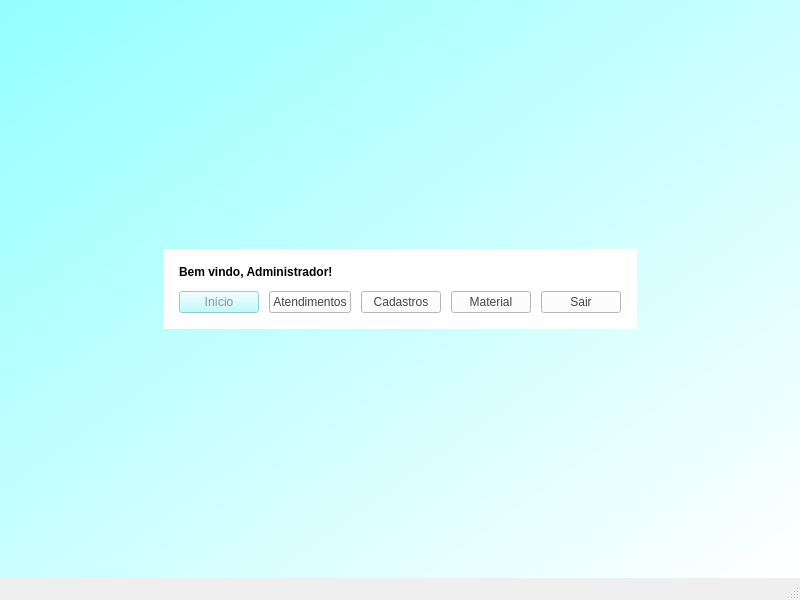
<?xml version="1.0" encoding="UTF-8"?>
<ui version="4.0">
 <class>ADM_inicio</class>
 <widget class="QMainWindow" name="ADM_inicio">
  <property name="geometry">
   <rect>
    <x>0</x>
    <y>0</y>
    <width>800</width>
    <height>600</height>
   </rect>
  </property>
  <property name="windowTitle">
   <string>MainWindow</string>
  </property>
  <widget class="QWidget" name="centralwidget">
   <property name="styleSheet">
    <string notr="true">background-color: qlineargradient(spread:pad, x1:0, y1:0, x2:0.994413, y2:1, stop:0 rgba(147, 255, 255, 255), stop:1 rgba(255, 255, 255, 255));</string>
   </property>
   <layout class="QGridLayout" name="gridLayout_2">
    <item row="0" column="1">
     <spacer name="verticalSpacer">
      <property name="orientation">
       <enum>Qt::Orientation::Vertical</enum>
      </property>
      <property name="sizeHint" stdset="0">
       <size>
        <width>20</width>
        <height>40</height>
       </size>
      </property>
     </spacer>
    </item>
    <item row="1" column="2">
     <spacer name="horizontalSpacer_2">
      <property name="orientation">
       <enum>Qt::Orientation::Horizontal</enum>
      </property>
      <property name="sizeHint" stdset="0">
       <size>
        <width>40</width>
        <height>20</height>
       </size>
      </property>
     </spacer>
    </item>
    <item row="2" column="1">
     <spacer name="verticalSpacer_2">
      <property name="orientation">
       <enum>Qt::Orientation::Vertical</enum>
      </property>
      <property name="sizeHint" stdset="0">
       <size>
        <width>20</width>
        <height>40</height>
       </size>
      </property>
     </spacer>
    </item>
    <item row="1" column="0">
     <spacer name="horizontalSpacer">
      <property name="orientation">
       <enum>Qt::Orientation::Horizontal</enum>
      </property>
      <property name="sizeHint" stdset="0">
       <size>
        <width>40</width>
        <height>20</height>
       </size>
      </property>
     </spacer>
    </item>
    <item row="1" column="1">
     <widget class="QWidget" name="widget" native="true">
      <property name="styleSheet">
       <string notr="true">background-color: rgb(255, 255, 255);
</string>
      </property>
      <layout class="QGridLayout" name="gridLayout">
       <property name="leftMargin">
        <number>16</number>
       </property>
       <property name="topMargin">
        <number>16</number>
       </property>
       <property name="rightMargin">
        <number>16</number>
       </property>
       <property name="bottomMargin">
        <number>16</number>
       </property>
       <property name="verticalSpacing">
        <number>12</number>
       </property>
       <item row="1" column="0">
        <layout class="QHBoxLayout" name="horizontalLayout">
         <property name="spacing">
          <number>10</number>
         </property>
         <item>
          <widget class="QPushButton" name="botaInicio">
           <property name="enabled">
            <bool>false</bool>
           </property>
           <property name="styleSheet">
            <string notr="true">
color: rgb(144, 144, 144);
background-color: rgb(176, 251, 255);
border-color: rgb(48, 245, 255);
</string>
           </property>
           <property name="text">
            <string>Início</string>
           </property>
          </widget>
         </item>
         <item>
          <widget class="QPushButton" name="botaoAtendimentos">
           <property name="styleSheet">
            <string notr="true">QPushButton { 
color: rgb(68, 68, 68);
border-color: rgb(48, 245, 255);
}

QPushButton:pressed { 
color: rgb(68, 68, 68);
background-color: rgb(183, 255, 250);
border-color: rgb(48, 245, 255);
}</string>
           </property>
           <property name="text">
            <string>Atendimentos</string>
           </property>
          </widget>
         </item>
         <item>
          <widget class="QPushButton" name="botaoCadastros">
           <property name="styleSheet">
            <string notr="true">QPushButton { 
color: rgb(68, 68, 68);
border-color: rgb(48, 245, 255);
}

QPushButton:pressed { 
color: rgb(68, 68, 68);
background-color: rgb(183, 255, 250);
border-color: rgb(48, 245, 255);
}</string>
           </property>
           <property name="text">
            <string>Cadastros</string>
           </property>
          </widget>
         </item>
         <item>
          <widget class="QPushButton" name="botaoMaterial">
           <property name="styleSheet">
            <string notr="true">QPushButton { 
color: rgb(68, 68, 68);
border-color: rgb(48, 245, 255);
}

QPushButton:pressed { 
color: rgb(68, 68, 68);
background-color: rgb(183, 255, 250);
border-color: rgb(48, 245, 255);
}</string>
           </property>
           <property name="text">
            <string>Material</string>
           </property>
          </widget>
         </item>
         <item>
          <widget class="QPushButton" name="botaoSair">
           <property name="styleSheet">
            <string notr="true">QPushButton { 
color: rgb(68, 68, 68);
border-color: rgb(48, 245, 255);
}

QPushButton:pressed { 
color: rgb(68, 68, 68);
background-color: rgb(183, 255, 250);
border-color: rgb(48, 245, 255);
}</string>
           </property>
           <property name="text">
            <string>Sair</string>
           </property>
          </widget>
         </item>
        </layout>
       </item>
       <item row="0" column="0">
        <widget class="QLabel" name="BemVindo">
         <property name="font">
          <font>
           <bold>true</bold>
          </font>
         </property>
         <property name="styleSheet">
          <string notr="true">color: black;
</string>
         </property>
         <property name="text">
          <string>Bem vindo, Administrador!</string>
         </property>
        </widget>
       </item>
      </layout>
     </widget>
    </item>
   </layout>
  </widget>
  <widget class="QMenuBar" name="menubar">
   <property name="geometry">
    <rect>
     <x>0</x>
     <y>0</y>
     <width>800</width>
     <height>21</height>
    </rect>
   </property>
  </widget>
  <widget class="QStatusBar" name="statusbar"/>
 </widget>
 <resources/>
 <connections/>
</ui>
